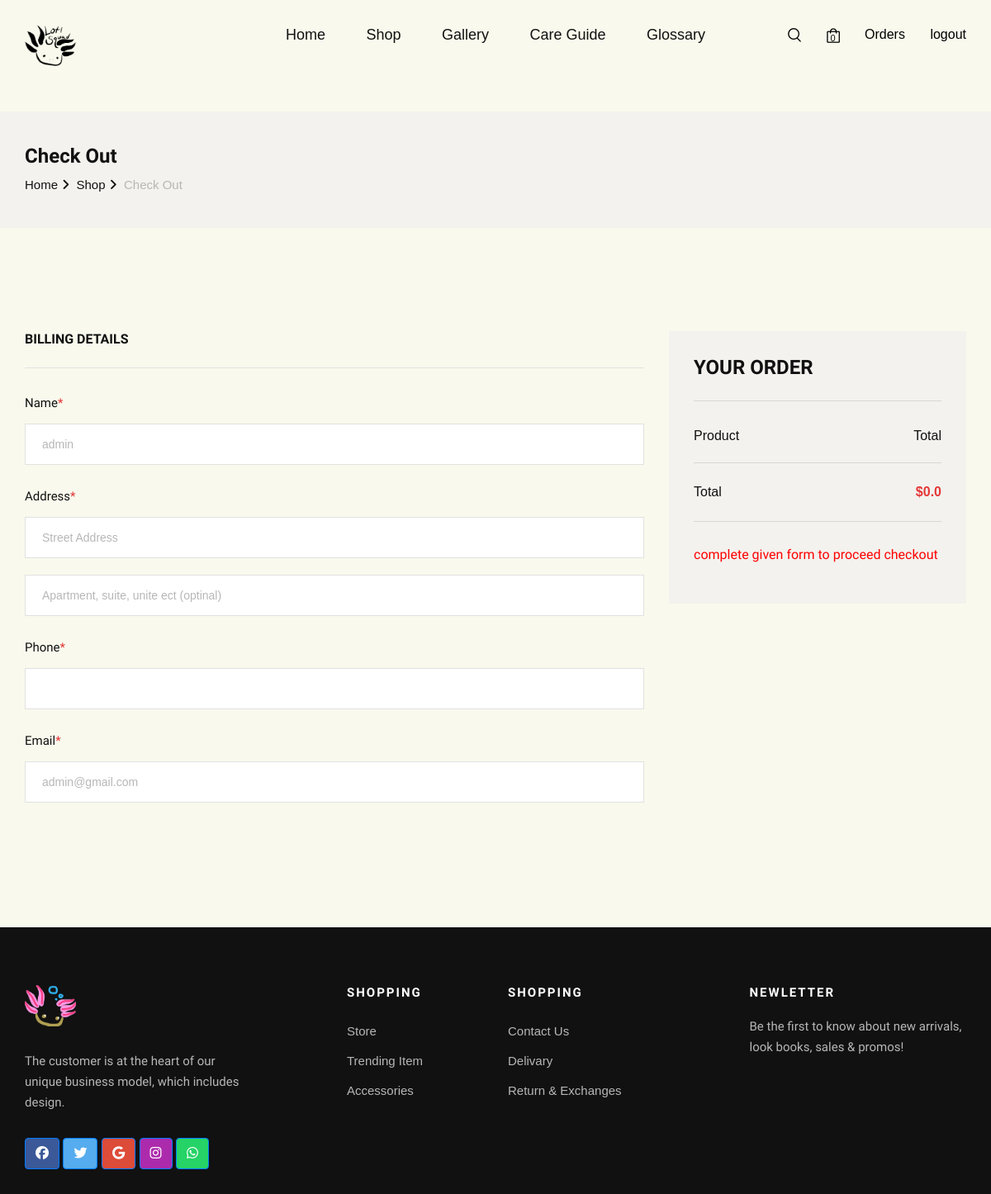
The page /checkout (signed in) on the database as committed earlier.
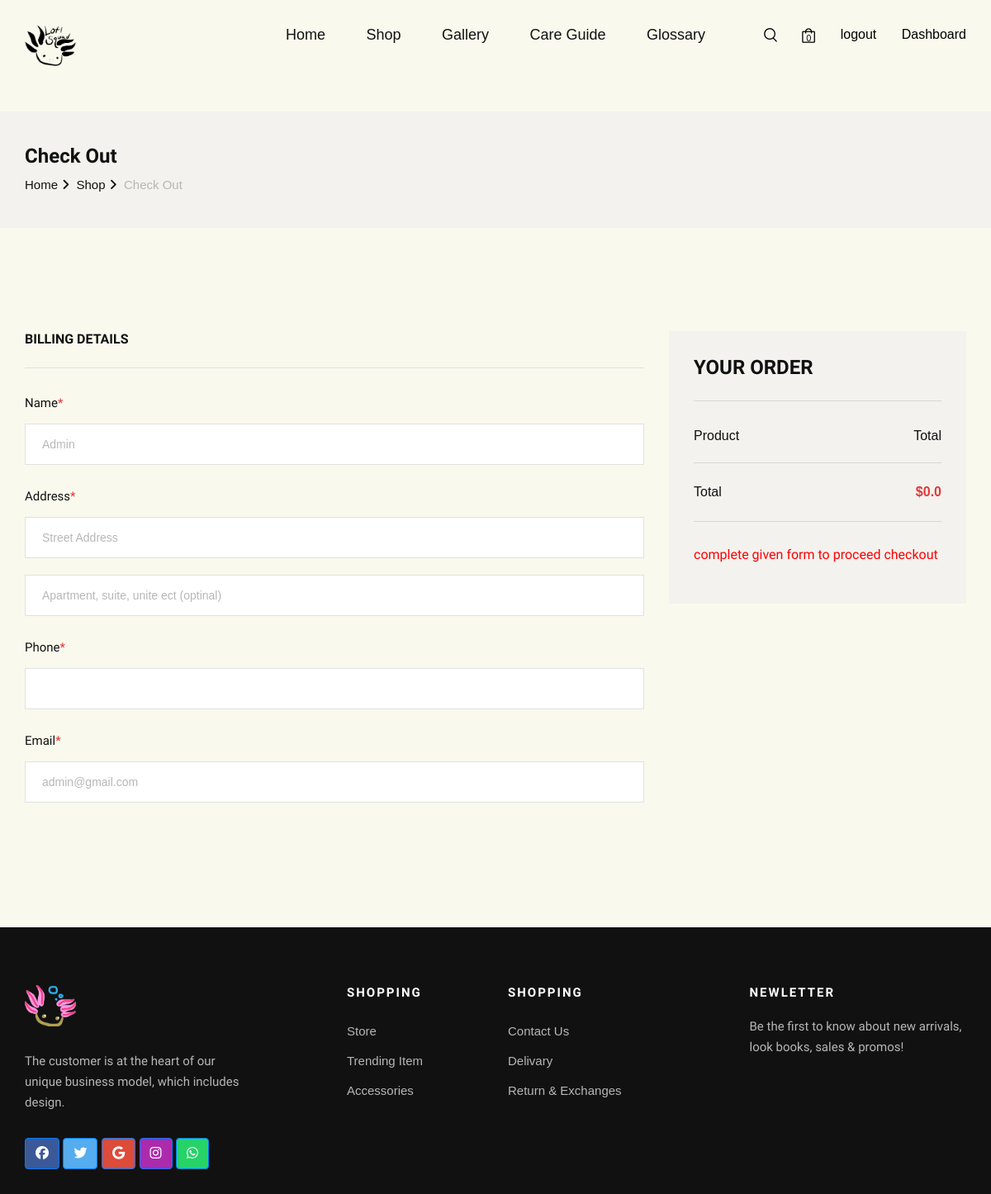
The same page on the database as committed later.
### main.py (models this page shows)
class User(db.Model, UserMixin):
    id = db.Column(db.Integer, primary_key=True)
    name = db.Column(db.String(50), unique=True)
    email = db.Column(db.String(100), unique=True)
    password = db.Column(db.String(100))
    role = db.Column(db.String(100), default="user")
    product = db.relationship("Orders", backref="user", lazy=True)
    visibility = db.Column(db.String(255), default="True")

### main.py (the view)
@app.route("/checkout", methods=["GET"])
@login_required
def checkout():
    try:
        product = session["SHOP"]
    except:
        product = {}
    total_price = 0.0
    for key in product:
        total_price += product[key]["t_price"]
    print(product)
    return render_template("checkout.html", product=product, total_price=total_price, app = app)

### main.py (called while the page is built)
@login_manager.user_loader
def load_user(userid):
    return User.query.get(userid)

### templates/checkout.html (shortened to what this page needs)
{%extends 'base.html' %}
{%block content%}
    <section class="breadcrumb-option">
        <div class="container">
            <div class="row">
                <div class="col-lg-12">
                    <div class="breadcrumb__text">
                        <h4>Check Out</h4>
                        <div class="breadcrumb__links">
                            <a href="{{url_for('Home')}}">Home</a>
                            <a href="{{url_for('shop')}}">Shop</a>
                            <span>Check Out</span>
                        </div>
                    </div>
                </div>
            </div>
        </div>
    </section>
    <section class="checkout spad">
        <div class="container">
            <div class="checkout__form">
                <form method="post" action="charge" id="myform">
                    <div class="row">
                        <div class="col-lg-8 col-md-6">
                            <h6 class="checkout__title">Billing Details</h6>
                            <div class="row">
                                <div class="col-lg-12">
                                    <div class="checkout__input">
                                        <p>Name<span>*</span></p>
                                        <input type="text" name="first_name" value="{{current_user.name}}">
                                    </div>
                                </div>
                            </div>
                            <div class="checkout__input">
                                <p>Address<span>*</span></p>
                                <input type="text" placeholder="Street Address" class="checkout__input__add" name="address" required>
                                <input type="text" placeholder="Apartment, suite, unite ect (optinal)" name="address2">
                            </div>
                            <div class="checkout__input">
                                <p>Phone<span>*</span></p>
                                <input type="text" name="state" required>
                            </div>
                            <div class="row">
                                <div class="col-lg-12">
                                    <div class="checkout__input">
                                        <p>Email<span>*</span></p>
                                        <input type="text"  name="email" value="{{current_user.email}}" required>
                                    </div>
                                </div>
                            </div>
                        </div>
                        <div class="col-lg-4 col-md-6">
                            <div class="checkout__order">
                                <h4 class="order__title">Your order</h4>
                                <div class="checkout__order__products">Product <span>Total</span></div>
                                <ul class="checkout__total__all">
                                    <li>Total <span>${{total_price}}</span></li>
                                </ul>
 {%set amount = total_price * 100 %}
                                <div id="no_check">
                                    <p style="color:red">complete given form to proceed checkout</p>
                                </div>
                            </div>
                        </div>
                    </div>
                </form>
            </div>
        </div>
    </section>
{%endblock%}

Rows that differ between the two databases and show on the page:
changed User "admin@gmail.com": name "admin" → "Admin" (drawn); first_name "admin" → "Admin"
Other text that changed with them:
text no longer shown: "Orders"
text now shown: "Dashboard"
